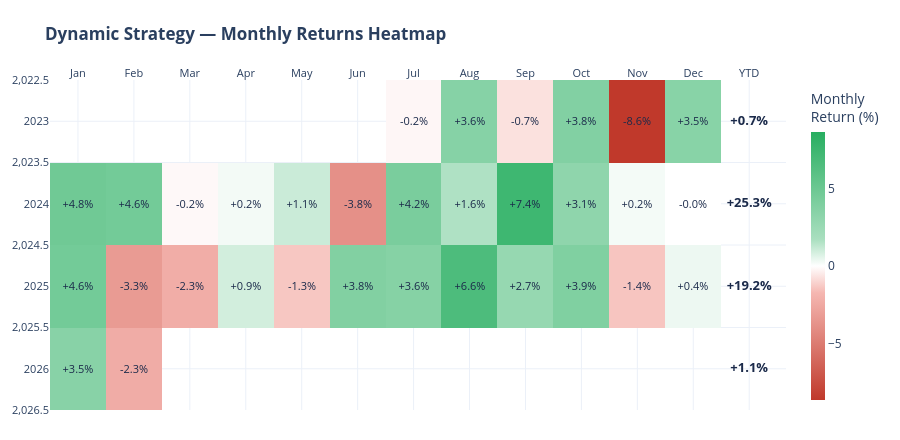

Notebook code cell kept with this figure:
### Markdown cell above
### Monthly Returns Calendar

### Code cell
cal = df[['dynamic_net_20bp']].copy()
cal['Year'] = cal.index.year
cal['Month'] = cal.index.month_name().str[:3]
pivot = cal.pivot_table(index='Year', columns='Month', values='dynamic_net_20bp', aggfunc='first') * 100
# Reorder months
month_order = ['Jan','Feb','Mar','Apr','May','Jun','Jul','Aug','Sep','Oct','Nov','Dec']
pivot = pivot.reindex(columns=month_order)

fig = go.Figure(go.Heatmap(
    z=pivot.values, x=pivot.columns, y=pivot.index,
    colorscale=[[0,'#C0392B'],[0.4,'#F5B7B1'],[0.5,'#FFFFFF'],[0.6,'#A9DFBF'],[1,'#27AE60']],
    zmid=0,
    text=[[f'{v:+.1f}%' if not pd.isna(v) else '' for v in row] for row in pivot.values],
    texttemplate='%{text}', textfont=dict(size=11, color='#1B2A4A'),
    colorbar=dict(title='Monthly<br>Return (%)', thickness=14),
    hovertemplate='%{y} %{x}: %{z:+.2f}%<extra></extra>',
))
# Per-year totals on the right
yr_totals = df['dynamic_net_20bp'].groupby(df.index.year).apply(lambda s: ((1+s).prod()-1)*100)
fig.add_trace(go.Scatter(x=['YTD'] * len(yr_totals), y=yr_totals.index, mode='text',
                         text=[f'<b>{v:+.1f}%</b>' for v in yr_totals.values], textfont=dict(size=13, color='#1B2A4A'),
                         showlegend=False, hoverinfo='skip'))
fig.update_layout(
    title='<b>Dynamic Strategy — Monthly Returns Heatmap</b>',
    height=280 + 40*len(pivot),
    xaxis=dict(side='top', tickfont=dict(size=11)),
    yaxis=dict(autorange='reversed', tickfont=dict(size=11)),
    margin=dict(l=50, r=80, t=80, b=30),
)
fig

### Figure 1 — Plotly figure (JSON) as saved in the notebook; plotly's stock layout.template omitted (floating-point values rounded to 4 significant figures)
{"data": [{"colorbar": {"thickness": 14, "title": {"text": "Monthly<br>Return (%)"}}, "colorscale": [[0, "#C0392B"], [0.4, "#F5B7B1"], [0.5, "#FFFFFF"], [0.6, "#A9DFBF"], [1, "#27AE60"]], "hovertemplate": "%{y} %{x}: %{z:+.2f}%<extra></extra>", "text": [["", "", "", "", "", "", "-0.2%", "+3.6%", "-0.7%", "+3.8%", "-8.6%", "+3.5%"], ["+4.8%", "+4.6%", "-0.2%", "+0.2%", "+1.1%", "-3.8%", "+4.2%", "+1.6%", "+7.4%", "+3.1%", "+0.2%", "-0.0%"], ["+4.6%", "-3.3%", "-2.3%", "+0.9%", "-1.3%", "+3.8%", "+3.6%", "+6.6%", "+2.7%", "+3.9%", "-1.4%", "+0.4%"], ["+3.5%", "-2.3%", "", "", "", "", "", "", "", "", "", ""]], "textfont": {"color": "#1B2A4A", "size": 11}, "texttemplate": "%{text}", "type": "heatmap", "x": ["Jan", "Feb", "Mar", "Apr", "May", "Jun", "Jul", "Aug", "Sep", "Oct", "Nov", "Dec"], "y": [2023, 2024, 2025, 2026], "z": [[NaN, NaN, NaN, NaN, NaN, NaN, -0.2104, 3.578, -0.7223, 3.792, -8.641, 3.484], [4.765, 4.576, -0.1648, 0.2492, 1.058, -3.844, 4.217, 1.605, 7.421, 3.13, 0.2166, -0.009395], [4.595, -3.278, -2.267, 0.9047, -1.343, 3.821, 3.594, 6.612, 2.739, 3.883, -1.388, 0.3622], [3.504, -2.319, NaN, NaN, NaN, NaN, NaN, NaN, NaN, NaN, NaN, NaN]], "zmid": 0}, {"hoverinfo": "skip", "mode": "text", "showlegend": false, "text": ["<b>+0.7%</b>", "<b>+25.3%</b>", "<b>+19.2%</b>", "<b>+1.1%</b>"], "textfont": {"color": "#1B2A4A", "size": 13}, "type": "scatter", "x": ["YTD", "YTD", "YTD", "YTD"], "y": [2023, 2024, 2025, 2026]}], "layout": {"height": 440, "margin": {"b": 30, "l": 50, "r": 80, "t": 80}, "title": {"text": "<b>Dynamic Strategy — Monthly Returns Heatmap</b>"}, "xaxis": {"side": "top", "tickfont": {"size": 11}}, "yaxis": {"autorange": "reversed", "tickfont": {"size": 11}}}}
